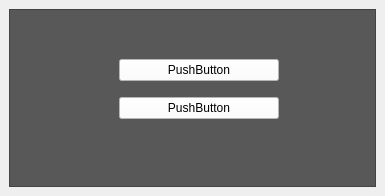
<?xml version="1.0" encoding="UTF-8"?>
<ui version="4.0">
 <class>MainWindow</class>
 <widget class="QMainWindow" name="MainWindow">
  <property name="geometry">
   <rect>
    <x>0</x>
    <y>0</y>
    <width>385</width>
    <height>196</height>
   </rect>
  </property>
  <property name="windowTitle">
   <string>Teste Grafico Python</string>
  </property>
  <widget class="QWidget" name="centralwidget">
   <layout class="QVBoxLayout" name="verticalLayout_2">
    <item>
     <widget class="QFrame" name="frame">
      <property name="styleSheet">
       <string notr="true">background-color: rgb(88, 88, 88);</string>
      </property>
      <property name="frameShape">
       <enum>QFrame::StyledPanel</enum>
      </property>
      <property name="frameShadow">
       <enum>QFrame::Raised</enum>
      </property>
      <widget class="QWidget" name="gridLayoutWidget">
       <property name="geometry">
        <rect>
         <x>110</x>
         <y>40</y>
         <width>160</width>
         <height>80</height>
        </rect>
       </property>
       <layout class="QGridLayout" name="gridLayout">
        <item row="1" column="0">
         <widget class="QPushButton" name="pushButton">
          <property name="styleSheet">
           <string notr="true">background-color: rgb(255, 255, 255);</string>
          </property>
          <property name="text">
           <string>PushButton</string>
          </property>
         </widget>
        </item>
        <item row="0" column="0">
         <widget class="QPushButton" name="pushButton_2">
          <property name="styleSheet">
           <string notr="true">background-color: rgb(255, 255, 255);</string>
          </property>
          <property name="text">
           <string>PushButton</string>
          </property>
         </widget>
        </item>
       </layout>
      </widget>
     </widget>
    </item>
   </layout>
  </widget>
 </widget>
 <resources/>
 <connections/>
</ui>
